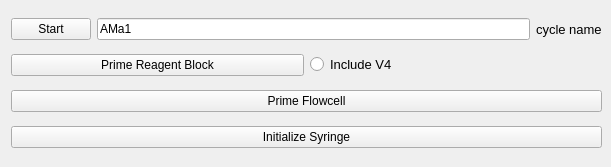
      <widget class="QWidget" name="manBCTab">
       <attribute name="title">
        <string>Manual Biochemistry Cycle</string>
       </attribute>
       <widget class="QWidget" name="layoutWidget">
        <property name="geometry">
         <rect>
          <x>11</x>
          <y>10</y>
          <width>591</width>
          <height>148</height>
         </rect>
        </property>
        <layout class="QVBoxLayout" name="verticalLayout_3">
         <item>
          <layout class="QGridLayout" name="gridLayout_12">
           <item row="0" column="0">
            <widget class="QPushButton" name="manBCStartPB">
             <property name="text">
              <string>Start</string>
             </property>
            </widget>
           </item>
           <item row="0" column="1">
            <widget class="QLineEdit" name="manBCCycleNameLE">
             <property name="text">
              <string>AMa1</string>
             </property>
            </widget>
           </item>
           <item row="0" column="2">
            <widget class="QLabel" name="Cyclenamelabel">
             <property name="font">
              <font>
               <pointsize>10</pointsize>
              </font>
             </property>
             <property name="text">
              <string>cycle name</string>
             </property>
            </widget>
           </item>
          </layout>
         </item>
         <item>
          <layout class="QGridLayout" name="gridLayout_4">
           <item row="0" column="0">
            <widget class="QPushButton" name="manBCPrimeBlockPB">
             <property name="text">
              <string>Prime Reagent Block</string>
             </property>
            </widget>
           </item>
           <item row="0" column="1">
            <widget class="QRadioButton" name="Includev4radioButton">
             <property name="enabled">
              <bool>true</bool>
             </property>
             <property name="font">
              <font>
               <pointsize>10</pointsize>
              </font>
             </property>
             <property name="text">
              <string>Include V4</string>
             </property>
            </widget>
           </item>
          </layout>
         </item>
         <item>
          <widget class="QPushButton" name="manBCPrimeFlowcellPB">
           <property name="text">
            <string>Prime Flowcell</string>
           </property>
          </widget>
         </item>
         <item>
          <widget class="QPushButton" name="manBCInitSyringePB">
           <property name="text">
            <string>Initialize Syringe</string>
           </property>
          </widget>
         </item>
        </layout>
       </widget>
      </widget>
